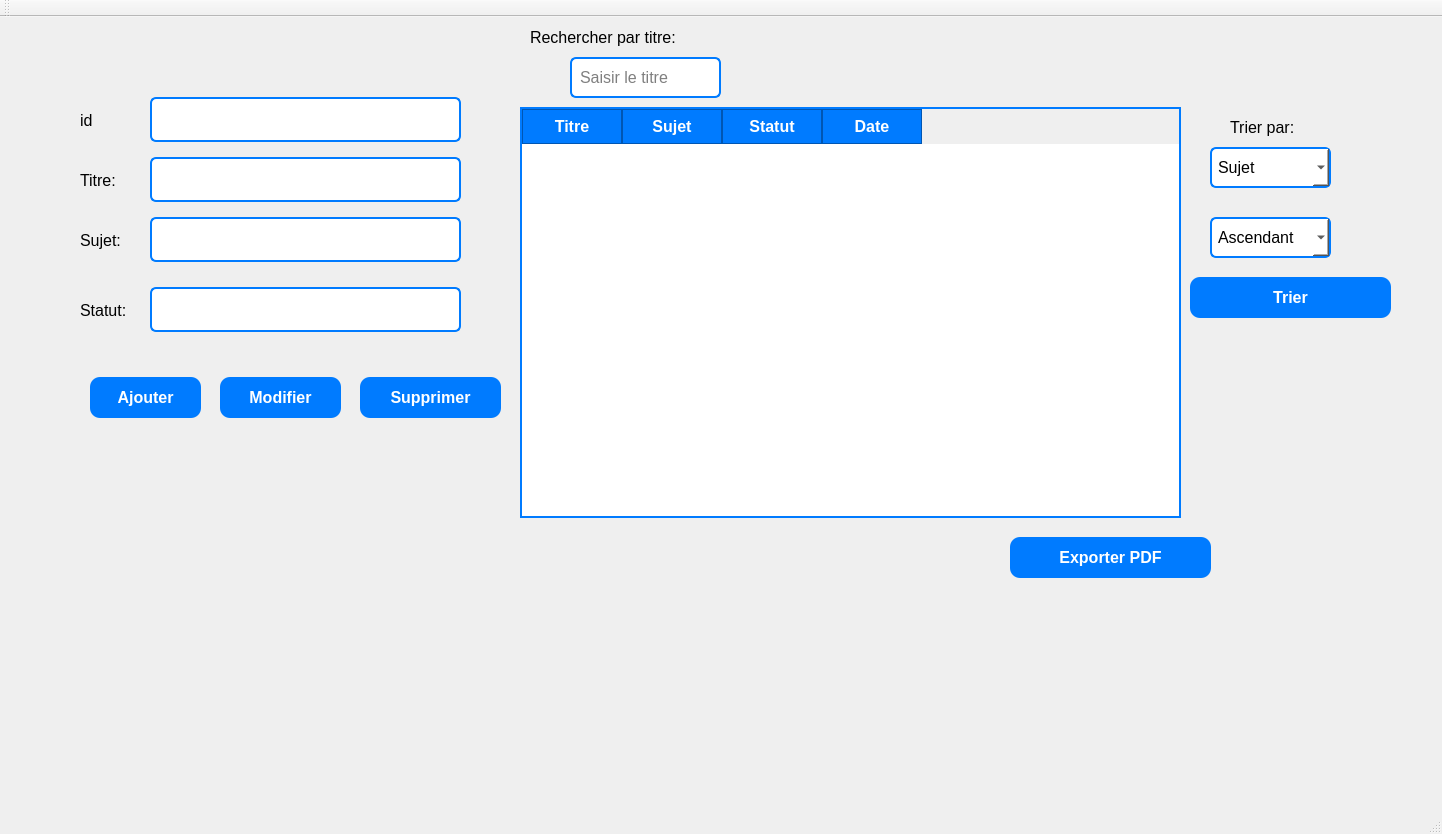
<?xml version="1.0" encoding="UTF-8"?>
<ui version="4.0">
 <class>MainWindow</class>
 <widget class="QMainWindow" name="MainWindow">
  <property name="geometry">
   <rect>
    <x>0</x>
    <y>0</y>
    <width>1442</width>
    <height>834</height>
   </rect>
  </property>
  <property name="windowTitle">
   <string>Gestion des Clients</string>
  </property>
  <widget class="QWidget" name="centralWidget">
   <widget class="QPushButton" name="pushButton">
    <property name="geometry">
     <rect>
      <x>250</x>
      <y>210</y>
      <width>75</width>
      <height>23</height>
     </rect>
    </property>
    <property name="text">
     <string>Ajouter</string>
    </property>
   </widget>
   <widget class="QStackedWidget" name="stackedWidget">
    <property name="geometry">
     <rect>
      <x>-20</x>
      <y>-40</y>
      <width>1451</width>
      <height>731</height>
     </rect>
    </property>
    <property name="styleSheet">
     <string notr="true">/* === Background with Linear Gradient === */
QWidget {
    background: qlineargradient(spread:pad, x1:0, y1:0, x2:1, y2:1, 
                                stop:0 #007BFF, stop:1 #F8F9FA);
    font-family: &quot;Segoe UI&quot;, sans-serif;
    font-size: 12pt;
}

/* === Group Box Styling === */
QGroupBox {
    border: 2px solid #0056b3;
    border-radius: 10px;
    margin-top: 10px;
    padding: 15px;
    background: transparent; /* Semi-transparent */
}

/* === Stylish Input Fields === */
QLineEdit, QComboBox, QDateEdit {
    border: 2px solid #007BFF;
    border-radius: 6px;
    padding: 6px;
    background: white;
    transition: all 0.3s ease-in-out;
}

/* === Input Fields on Focus === */
QLineEdit:focus, QComboBox:focus, QDateEdit:focus {
    border: 2px solid #0056b3;
    background: #e6f2ff;
}

/* === Modern Buttons === */
QPushButton {
    background-color: #007BFF;
    color: white;
    border-radius: 10px;
    padding: 10px 20px;
    font-weight: bold;
    border: none;
    transition: all 0.3s ease-in-out;
}

/* === Button Hover Effect === */
QPushButton:hover {
    background-color: #0056b3;
    transform: scale(1.05);
}

/* === Button Click Effect === */
QPushButton:pressed {
    background-color: #003d82;
    transform: scale(0.95);
}

/* === Table Styling === */
QTableWidget {
    background: white;
    border: 2px solid #007BFF;
    gridline-color: #007BFF;
    selection-background-color: #CDE1F8;
}

/* === Headers in Table === */
QHeaderView::section {
    background-color: #007BFF;
    color: white;
    font-weight: bold;
    padding: 5px;
    border: 1px solid #0056b3;
}

/* === Scrollbar for Table === */
QScrollBar:vertical, QScrollBar:horizontal {
    background: white;
    border: 2px solid #007BFF;
    width: 12px;
    border-radius: 6px;
}

QScrollBar::handle:vertical, QScrollBar::handle:horizontal {
    background: #007BFF;
    border-radius: 6px;
}

QScrollBar::handle:vertical:hover, QScrollBar::handle:horizontal:hover {
    background: #0056b3;
}

QLabel{
background-color:transparent;
}

QFormLayout{
background-color:transparent;
}</string>
    </property>
    <property name="currentIndex">
     <number>0</number>
    </property>
    <widget class="QWidget" name="page">
     <widget class="QPushButton" name="ajout_examButton">
      <property name="geometry">
       <rect>
        <x>110</x>
        <y>400</y>
        <width>111</width>
        <height>41</height>
       </rect>
      </property>
      <property name="styleSheet">
       <string notr="true"/>
      </property>
      <property name="text">
       <string>Ajouter</string>
      </property>
      <property name="icon">
       <iconset>
        <normaloff>../Users/Pc/Desktop/Downloads/projetcpp-2a33-smart-pharmacy-gestioncommande/projetcpp-2a33-smart-pharmacy-gestioncommande/461755239_1311673180207872_9007432977068590092_n.png</normaloff>../Users/Pc/Desktop/Downloads/projetcpp-2a33-smart-pharmacy-gestioncommande/projetcpp-2a33-smart-pharmacy-gestioncommande/461755239_1311673180207872_9007432977068590092_n.png</iconset>
      </property>
      <property name="iconSize">
       <size>
        <width>50</width>
        <height>50</height>
       </size>
      </property>
     </widget>
     <widget class="QPushButton" name="pushButton_3">
      <property name="geometry">
       <rect>
        <x>1030</x>
        <y>560</y>
        <width>201</width>
        <height>41</height>
       </rect>
      </property>
      <property name="styleSheet">
       <string notr="true"/>
      </property>
      <property name="text">
       <string>Exporter PDF</string>
      </property>
     </widget>
     <widget class="QLineEdit" name="lineEdit_10">
      <property name="geometry">
       <rect>
        <x>590</x>
        <y>80</y>
        <width>151</width>
        <height>41</height>
       </rect>
      </property>
      <property name="styleSheet">
       <string notr="true">color: black;</string>
      </property>
      <property name="text">
       <string/>
      </property>
      <property name="placeholderText">
       <string>Saisir le titre</string>
      </property>
     </widget>
     <widget class="QTableWidget" name="tableWidget_examens">
      <property name="geometry">
       <rect>
        <x>540</x>
        <y>130</y>
        <width>661</width>
        <height>411</height>
       </rect>
      </property>
      <property name="styleSheet">
       <string notr="true">color: #007BFF;</string>
      </property>
      <column>
       <property name="text">
        <string>Titre</string>
       </property>
      </column>
      <column>
       <property name="text">
        <string>Sujet</string>
       </property>
      </column>
      <column>
       <property name="text">
        <string>Statut</string>
       </property>
      </column>
      <column>
       <property name="text">
        <string>Date</string>
       </property>
      </column>
     </widget>
     <widget class="QLabel" name="label">
      <property name="geometry">
       <rect>
        <x>550</x>
        <y>40</y>
        <width>191</width>
        <height>41</height>
       </rect>
      </property>
      <property name="text">
       <string>Rechercher par titre:</string>
      </property>
     </widget>
     <widget class="QPushButton" name="suppexamButton">
      <property name="geometry">
       <rect>
        <x>380</x>
        <y>400</y>
        <width>141</width>
        <height>41</height>
       </rect>
      </property>
      <property name="styleSheet">
       <string notr="true"/>
      </property>
      <property name="text">
       <string>Supprimer</string>
      </property>
      <property name="icon">
       <iconset>
        <normalon>../Users/Pc/Desktop/Downloads/460177168_1665954550921902_7047727999174566408_n.png</normalon>
       </iconset>
      </property>
     </widget>
     <widget class="QPushButton" name="modifexamButton">
      <property name="geometry">
       <rect>
        <x>240</x>
        <y>400</y>
        <width>121</width>
        <height>41</height>
       </rect>
      </property>
      <property name="styleSheet">
       <string notr="true"/>
      </property>
      <property name="text">
       <string>Modifier</string>
      </property>
      <property name="icon">
       <iconset>
        <normalon>../Users/Pc/Desktop/Downloads/461508595_825905609429817_3860263783025879477_n.png</normalon>
       </iconset>
      </property>
     </widget>
     <widget class="QLabel" name="label_2">
      <property name="geometry">
       <rect>
        <x>100</x>
        <y>190</y>
        <width>51</width>
        <height>27</height>
       </rect>
      </property>
      <property name="text">
       <string>Titre:</string>
      </property>
     </widget>
     <widget class="QLabel" name="label_3">
      <property name="geometry">
       <rect>
        <x>100</x>
        <y>250</y>
        <width>48</width>
        <height>27</height>
       </rect>
      </property>
      <property name="text">
       <string>Sujet:</string>
      </property>
     </widget>
     <widget class="QLabel" name="label_4">
      <property name="geometry">
       <rect>
        <x>100</x>
        <y>320</y>
        <width>61</width>
        <height>27</height>
       </rect>
      </property>
      <property name="text">
       <string>Statut:</string>
      </property>
     </widget>
     <widget class="QLineEdit" name="lineEdit_titre">
      <property name="geometry">
       <rect>
        <x>170</x>
        <y>180</y>
        <width>311</width>
        <height>45</height>
       </rect>
      </property>
      <property name="styleSheet">
       <string notr="true">color: black;</string>
      </property>
     </widget>
     <widget class="QLineEdit" name="lineEdit_sujet">
      <property name="geometry">
       <rect>
        <x>170</x>
        <y>240</y>
        <width>311</width>
        <height>45</height>
       </rect>
      </property>
      <property name="styleSheet">
       <string notr="true">color: black;</string>
      </property>
     </widget>
     <widget class="QLineEdit" name="lineEdit_statut">
      <property name="geometry">
       <rect>
        <x>170</x>
        <y>310</y>
        <width>311</width>
        <height>45</height>
       </rect>
      </property>
      <property name="styleSheet">
       <string notr="true">color: black;</string>
      </property>
     </widget>
     <widget class="QLabel" name="label_5">
      <property name="geometry">
       <rect>
        <x>1250</x>
        <y>130</y>
        <width>101</width>
        <height>41</height>
       </rect>
      </property>
      <property name="text">
       <string>Trier par:</string>
      </property>
     </widget>
     <widget class="QComboBox" name="comboBoxsortchamp">
      <property name="geometry">
       <rect>
        <x>1230</x>
        <y>170</y>
        <width>121</width>
        <height>41</height>
       </rect>
      </property>
      <property name="styleSheet">
       <string notr="true">color: black;</string>
      </property>
      <item>
       <property name="text">
        <string>Sujet</string>
       </property>
      </item>
     </widget>
     <widget class="QLineEdit" name="idExam">
      <property name="geometry">
       <rect>
        <x>170</x>
        <y>120</y>
        <width>311</width>
        <height>45</height>
       </rect>
      </property>
      <property name="styleSheet">
       <string notr="true">color: black;</string>
      </property>
     </widget>
     <widget class="QLabel" name="label_6">
      <property name="geometry">
       <rect>
        <x>100</x>
        <y>130</y>
        <width>51</width>
        <height>27</height>
       </rect>
      </property>
      <property name="text">
       <string>id</string>
      </property>
     </widget>
     <widget class="QComboBox" name="comboBox_order">
      <property name="geometry">
       <rect>
        <x>1230</x>
        <y>240</y>
        <width>121</width>
        <height>41</height>
       </rect>
      </property>
      <property name="styleSheet">
       <string notr="true">color: black;</string>
      </property>
      <item>
       <property name="text">
        <string>Ascendant</string>
       </property>
      </item>
      <item>
       <property name="text">
        <string>Descendant</string>
       </property>
      </item>
     </widget>
     <widget class="QPushButton" name="trier_Butoon">
      <property name="geometry">
       <rect>
        <x>1210</x>
        <y>300</y>
        <width>201</width>
        <height>41</height>
       </rect>
      </property>
      <property name="styleSheet">
       <string notr="true"/>
      </property>
      <property name="text">
       <string>Trier</string>
      </property>
     </widget>
    </widget>
    <widget class="QWidget" name="page_2"/>
   </widget>
  </widget>
  <widget class="QMenuBar" name="menuBar">
   <property name="geometry">
    <rect>
     <x>0</x>
     <y>0</y>
     <width>1442</width>
     <height>18</height>
    </rect>
   </property>
  </widget>
  <widget class="QToolBar" name="mainToolBar">
   <attribute name="toolBarArea">
    <enum>TopToolBarArea</enum>
   </attribute>
   <attribute name="toolBarBreak">
    <bool>false</bool>
   </attribute>
  </widget>
  <widget class="QStatusBar" name="statusBar"/>
 </widget>
 <layoutdefault spacing="6" margin="11"/>
 <resources/>
 <connections/>
</ui>
